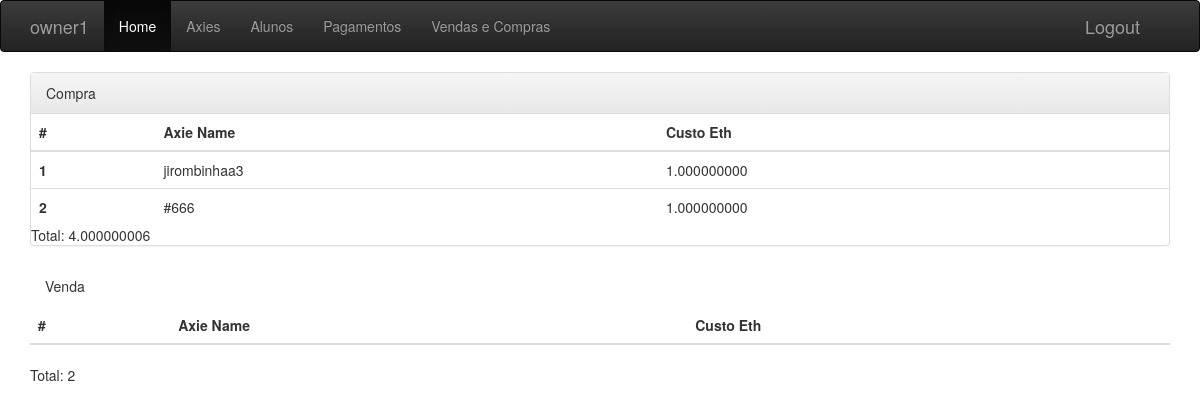
/buyandsell/ (signed in), run on an earlier commit of the app's database.
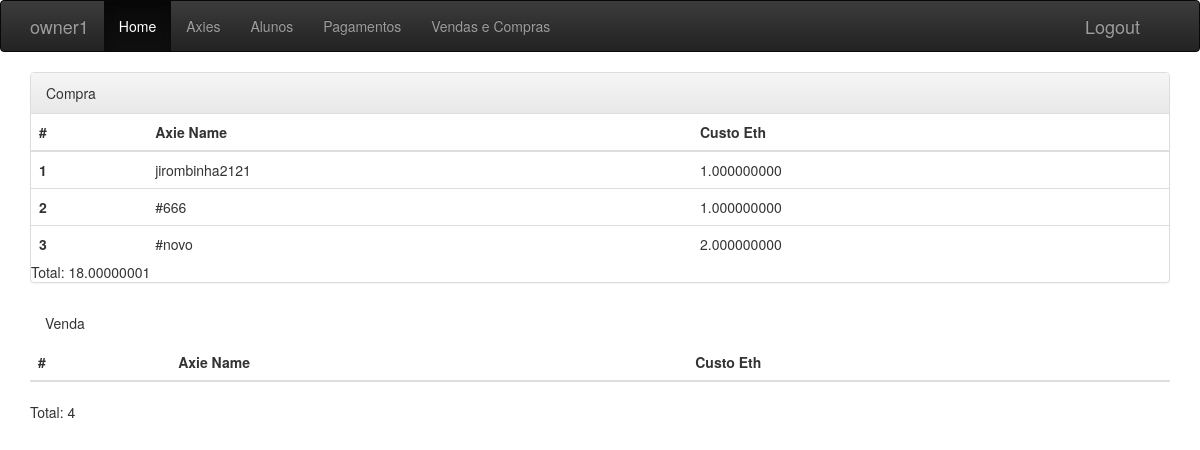
And on a later commit of the database.
### manager/models.py (models this page shows, shortened)
class Axie(models.Model):
    student = models.ForeignKey("manager.Student", related_name="axies", on_delete=models.SET_NULL, blank=True, null=True, validators=[validate_axie_limit])
    axie_id = models.CharField(max_length=50)
    buy_date = models.DateField(blank=True, null=True)
    description = models.TextField(blank=True, null=True)
    eth_cost = models.DecimalField(max_digits=18, decimal_places=9, validators=[MinValueValidator(0)])
    sold = models.BooleanField(default=False)
    user = models.ForeignKey(User, related_name="userAxies", on_delete=models.DO_NOTHING)

### manager/views.py (the view)
# urls.py: path('buyandsell/', views.BuyAndSellListView.as_view(), name="buyandsell_list"),
class BuyAndSellListView(LoginRequiredMixin, ListView):
    template_name = "manager/buyandsell_list.html"
    login_url = "/"
    model = Axie
    def get_queryset(self):
        return Axie.objects.filter(user_id=self.request.user.id)
    def get_context_data(self, **kwargs):
        context = super().get_context_data(**kwargs)
        total_eth = Axie.objects.filter(Q(user_id=self.request.user.id) | Q(sold=0)).aggregate(Sum("eth_cost"))
        context["total_eth"] = "{0:.10g}".format(total_eth["eth_cost__sum"])
        sold_total_eth = Axie.objects.filter(Q(user_id=self.request.user.id) | Q(sold=1)).aggregate(Sum("eth_cost"))
        context["sold_total_eth"] = "{0:.10g}".format(sold_total_eth["eth_cost__sum"])
        return context

### manager/templates/manager/buyandsell_list.html (shortened to what this page needs)
{% extends "manager/base.html" %}
{% block content %}
    <div class="panel panel-default">
        <div class="panel-heading">Compra</div>
            <table class="table">
                <thead>
                    <tr>
                        <th>#</th>
                        <th>Axie Name</th>
                        <th>Custo Eth</th>
                    </tr>
                </thead>
                <tbody>
                    {% for axie in axie_list %}
                        {% if axie.sold == False %}
                            <tr>
                                <th scope="row">{{ forloop.counter }}</th>
                                <td>{{ axie.axie_id }}</td>
                                <td>{{ axie.eth_cost }}</td>
                            </tr>
                        {% endif %}
                    {% endfor %}
                </tbody>
            </table>
            Total: {{ total_eth }}
        </div>
        <div class="panel-heading">Venda</div>
            <table class="table">
                <thead>
                    <tr>
                        <th>#</th>
                        <th>Axie Name</th>
                        <th>Custo Eth</th>
                    </tr>
                </thead>
            </table>
            Total: {{ sold_total_eth }}
        </div>
{% endblock %}

What changed in the data, as far as the page shows it:
changed Axie: axie_id "jirombinhaa3" → "jirombinha2121"
added Axie: axie_id "#novo", eth_cost "2.000000000"
Also different on the page:
{{ total_eth }}: "4.000000006" → "18.00000001"
{{ sold_total_eth }}: "2" → "4"
